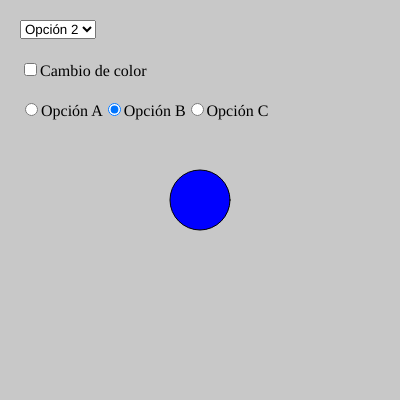
Frame 1 (no input)
Frame 60 (no input): identical to frame 1, image omitted
Frame 120 (the mouse pressed at the canvas centre since frame 60): identical to frame 1, image omitted

The p5.js sketch that drew this single still picture (run headless with seeded random() and noise() and a simulated clock; from frame 60 on, the mouse is pressed at the canvas centre):

// p5.js sketch
// ── sketch.js
let x=0;
let y=0;

function setup() {
  createCanvas(400, 400);
  rectMode(CENTER);
  menu=createSelect();
  menu.option("Opción 1","100");
  menu.option("Opción 2","200");
  menu.option("Opción 3","300");
  menu.selected("200");
  menu.position(20,20);
  
  radio=createRadio();
  radio.option("100", "Opción A");
  radio.option("200", "Opción B");
  radio.option("300", "Opción C");
  radio.selected("200");
  radio.position(20,100);

  check=createCheckbox("Cambio de color",false);
  check.position(20,60);
}

function draw() {
  background(200);
  x=radio.value();
  y=menu.value();
  
  if(check.checked()){
    fill(255,0,0);
  }else{
    fill(0,0,255);
  }
  circle(x,y,60);
}
